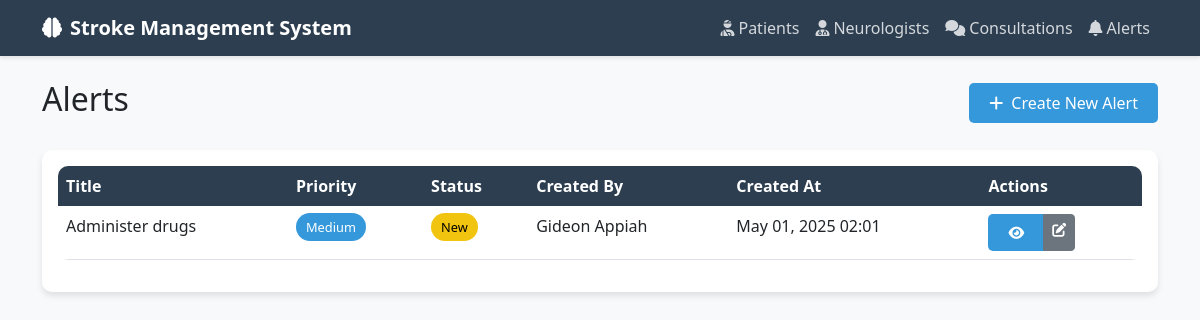
Screenshot of /alerts/ (signed in) with the database file from the repository.
### alerts/models.py (models this page shows, shortened)
class Alert(models.Model):
    PRIORITY_CHOICES = [
        ('CRITICAL', 'Critical'),
        ('HIGH', 'High'),
        ('MEDIUM', 'Medium'),
        ('LOW', 'Low')
    ]
    STATUS_CHOICES = [
        ('NEW', 'New'),
        ('READ', 'Read'),
        ('ACKNOWLEDGED', 'Acknowledged'),
        ('RESOLVED', 'Resolved')
    ]
    title = models.CharField(max_length=200)
    message = models.TextField()
    priority = models.CharField(max_length=10, choices=PRIORITY_CHOICES, default='MEDIUM')
    status = models.CharField(max_length=15, choices=STATUS_CHOICES, default='NEW')
    created_by = models.ForeignKey(User, on_delete=models.CASCADE, related_name='created_alerts')
    recipients = models.ManyToManyField(User, related_name='received_alerts')
    content_type = models.ForeignKey(ContentType, on_delete=models.CASCADE)
    object_id = models.PositiveIntegerField()
    content_object = GenericForeignKey('content_type', 'object_id')
    created_at = models.DateTimeField(auto_now_add=True)
    updated_at = models.DateTimeField(auto_now=True)
    acknowledged_at = models.DateTimeField(null=True, blank=True)
    resolved_at = models.DateTimeField(null=True, blank=True)
    class Meta:
        ordering = ['-created_at']

### stroke_system/views.py (the view)
# urls.py: path('alerts/', alerts_list, name='alerts_list'),
@login_required
def alerts_list(request):
    alerts = Alert.objects.select_related('created_by').all()
    return render(request, 'alerts/list.html', {'alerts': alerts})

### templates/alerts/list.html (shortened to what this page needs)
{% extends 'base.html' %}
{% block content %}
<div class="d-flex justify-content-between align-items-center mb-4">
    <h2>Alerts</h2>
    <a href="{% url 'admin:alerts_alert_add' %}" class="btn btn-primary">
        <i class="fas fa-plus me-2"></i>Create New Alert
    </a>
</div>
<div class="card">
    <div class="card-body">
        <div class="table-responsive">
            <table class="table table-hover">
                <thead>
                    <tr>
                        <th>Title</th>
                        <th>Priority</th>
                        <th>Status</th>
                        <th>Created By</th>
                        <th>Created At</th>
                        <th>Actions</th>
                    </tr>
                </thead>
                <tbody>
                    {% for alert in alerts %}
                    <tr>
                        <td>{{ alert.title }}</td>
                        <td>
                            <span class="priority-badge priority-{{ alert.priority|lower }}">
                                {{ alert.get_priority_display }}
                            </span>
                        </td>
                        <td>
                            <span class="status-badge status-{{ alert.status|lower }}">
                                {{ alert.get_status_display }}
                            </span>
                        </td>
                        <td>{{ alert.created_by.get_full_name }}</td>
                        <td>{{ alert.created_at|date:"M d, Y H:i" }}</td>
                        <td>
                            <div class="btn-group">
                                <a href="{% url 'alert_detail' alert.pk %}" class="btn btn-sm btn-primary">
                                    <i class="fas fa-eye"></i>
                                </a>
                                <a href="{% url 'admin:alerts_alert_change' alert.pk %}" class="btn btn-sm btn-secondary">
                                    <i class="fas fa-edit"></i>
                                </a>
                            </div>
                        </td>
                    </tr>
                    {% empty %}
                    <tr>
                        <td colspan="6" class="text-center">No alerts found</td>
                    </tr>
                    {% endfor %}
                </tbody>
            </table>
        </div>
    </div>
</div>
{% endblock %}

### templates/base.html (style rules this page uses)
:root { --primary-color: #2c3e50; --secondary-color: #3498db; --accent-color: #e74c3c; --light-bg: #f8f9fa; }
body { font-family: 'Segoe UI', Tahoma, Geneva, Verdana, sans-serif; background-color: var(--light-bg); }
.card { border: none; border-radius: 10px; box-shadow: 0 4px 6px rgba(0,0,0,0.1); transition: transform 0.3s; }
.btn-primary { background-color: var(--secondary-color); border: none; padding: 8px 20px; border-radius: 5px; }
.table { background-color: white; border-radius: 10px; overflow: hidden; }
.table thead th { background-color: var(--primary-color); color: white; border: none; }
.status-badge { padding: 5px 10px; border-radius: 20px; font-size: 0.8rem; font-weight: 500; }
.status-new { background-color: #f1c40f; color: #000; }
.priority-badge { padding: 5px 10px; border-radius: 20px; font-size: 0.8rem; font-weight: 500; }
.priority-medium { background-color: #3498db; color: #fff; }

### rows the page displays
Alert: title "Administer drugs", priority "Medium", status "New", created_by.get_full_name "Gideon Appiah", created_at "May 01, 2025 02:01"
